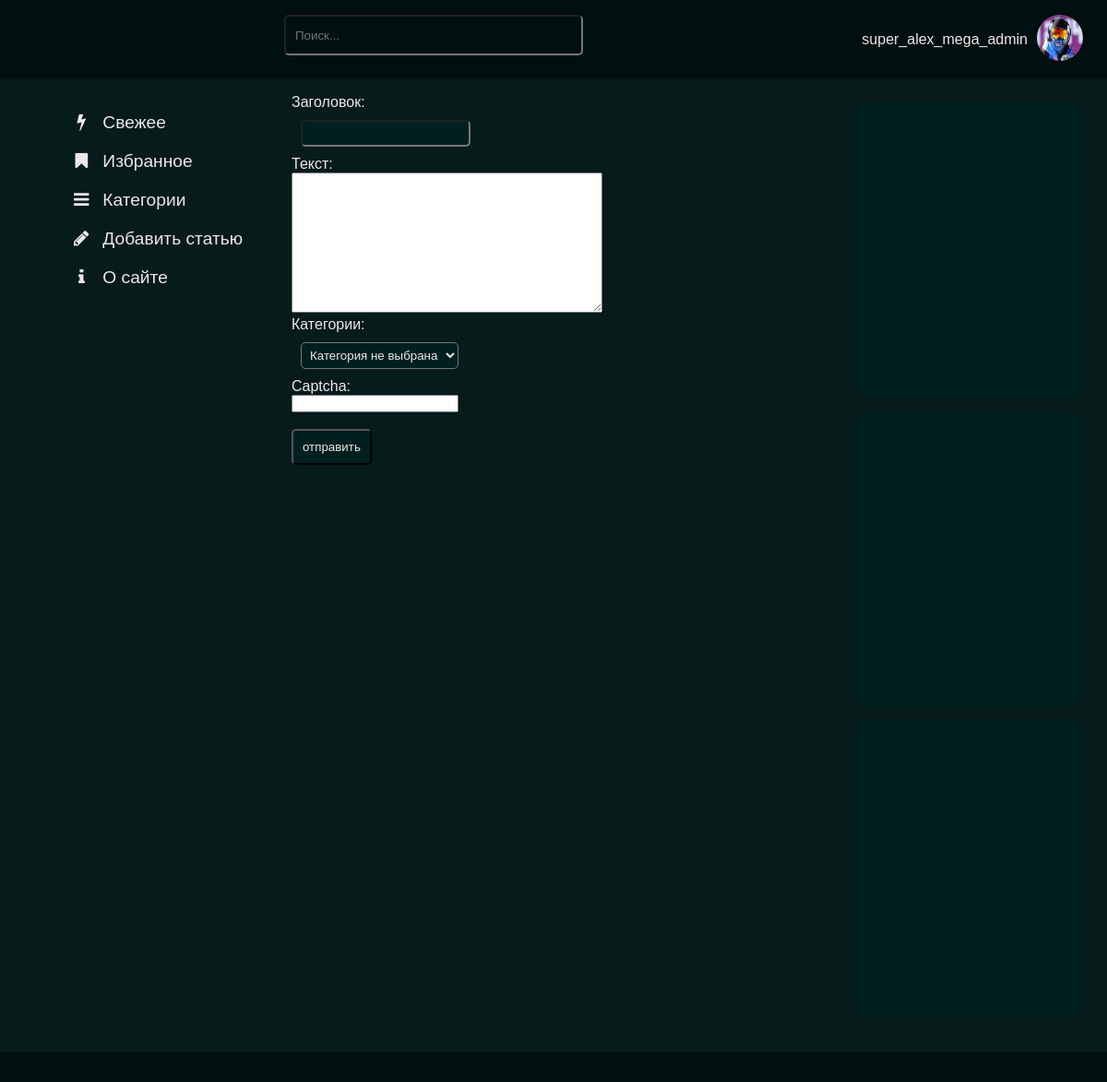
Screenshot of /add_post/ (signed in) with the database file from the repository.
### users/models.py (models this page shows)
class User(AbstractUser):
    photo = models.ImageField(upload_to="users/%Y/%m/%d/", blank=True, null=True, verbose_name="Фотография")
    date_birth = models.DateTimeField(blank=True, null=True, verbose_name="Дата рождения")
    specialization = models.CharField(max_length=255, verbose_name="Технологическая специализация")
    country_of_residence = models.CharField(max_length=255, verbose_name="Страна проживания")
    city_of_residence = models.CharField(max_length=255, verbose_name="Город проживания")
    website = models.CharField(max_length=255, verbose_name="Ссылка на сайт")
    github = models.CharField(max_length=255, verbose_name="Ссылка на профиль GitHub")
    education = models.CharField(max_length=255, verbose_name="Образование")
    employment_status = models.CharField(max_length=255,choices=EMPLOYMENTSTATUS, verbose_name="Трудовой статус")
    place_of_work = models.CharField(max_length=255, verbose_name="Место работы")
    work_experience = models.TextField(blank=True, verbose_name="Опишите опыт работы: где, сколько и кем работали")
    courses = models.TextField(blank=True, verbose_name="Перечислите курсы, которые проходили")
    skills = models.CharField(max_length=255, verbose_name="Перечислите через запятую hard и soft skills, которыми владете")
    about_me = models.TextField(blank=True, verbose_name="Расскажите о себе")
    hobby = models.CharField(max_length=255, verbose_name="Перечислите через запятую хобби, которыми увлекаетесь")
    publications = models.TextField(blank=True, verbose_name="Публикации")
    foreign_languages = models.ManyToManyField('ForeignLanguagesList', blank=True, related_name='foreign_languages', verbose_name="Перечислите через запятую языки, которыми владеете")

### articles/views.py (the view, shortened to what this page needs)
# urls.py: path('add_post/', views.AddPage.as_view(), name='add_post'),
class AddPage(LoginRequiredMixin, DataMixin, CreateView):
    form_class = AddPostForm
    template_name = 'articles/add_post.html'
    title_page = 'Добавление статьи'
    success_url = '/th_add_post'

### articles/forms.py
class AddPostForm(forms.ModelForm):
    cat = forms.ModelChoiceField(queryset=Category.objects.all(), empty_label="Категория не выбрана", label="Категории",
                                widget=forms.Select(attrs={'class': 'form-control'}))
    captcha = CaptchaField()
    class Meta:
        model = Article
        fields = ['title', 'content', 'cat',]
        widgets = {
            'title': forms.TextInput(attrs={'class': 'form-input'}),
        }

### articles/models.py (called while the page is built)
    def __str__(self):
        return self.name

### users/context_processors.py (called while the page is built)
def get_articles_context(request):
    return {'main_menu': menu,}

### articles/templates/articles/add_post.html (shortened to what this page needs)
{% extends 'base.html' %}
{% block content %}
<form method="post" enctype="multipart/form-data">
    {% for f in form %}
    <label class="#" for="{{ f.id_for_label }}">{{f.label}}:<br> </label>{{ f }}<br>
    {% endfor %}
<br>
    <p><button type="submit" class="submit_button">отправить</button></p>
</form>
{% endblock %}

### templates/base.html (shortened to what this page needs)
{% load static %}
<!DOCTYPE html>
<html lang="ru">
<head>
<link rel="stylesheet" href="{% static 'articles/css/font-awesome-4.7.0/css/font-awesome.min.css' %}">
<link type="text/css" href="{% static 'articles/css/style.css' %}" rel="stylesheet" />
<link type="text/css" href="{% static 'articles/css/prism.css' %}" rel="stylesheet" />
</head>
<body id="data">
<div class="holy-grail-grid">
<header class="header">
  <div class="user_block">
    <div class="user_name">
    {% if user.is_authenticated %}
      {{user.username}}
    {% else %}
      <a href="{% url 'users:login' %}">Войти</a><br>
      <a href="{% url 'users:register' %}">Регистрация</a>
    {% endif %}
    </div>
    <div class="user_photo">
        <div class="dropdown">
            <button class="dropbtn">
                {% if user.photo %}
                <p><img src="{{ user.photo.url }}">
                {% else %}
                <p><img src="{{ default_image }}">
              {% endif %}
            </button>
        </div>
    </div>
    </div>
    <form action="{% url 'search_results' %}" method="get">
        <input class="search_input" name="q" type="text" placeholder="Поиск...">
    </form>
</header>
<main class="main-content">
  {% block content %} {% endblock %}<br>
</main>
<section class="left-sidebar">
  <div class="menu">
  {% for m in main_menu %}
  {% url m.url_name as urlname %}
  {% if urlname == request.path %}
  <p><a href="{% url m.url_name %}"><i class="{{ m.class }}" aria-hidden="true"></i>&nbsp; {{m.title}}</a></p>
  {% else %}
  <p><a href="{% url m.url_name %}"><i class="{{ m.class }}" aria-hidden="true"></i>&nbsp; {{m.title}}</a></p>
  {% endif %}
  {% endfor %}
  </div>
</section>
<aside class="right-sidebar">
  <div class="last_comments" style="background-color: #002020; height: 300px; border-radius: 15px; padding: 10px; margin-bottom: 15px;"></div>
  <div class="last_comments" style="background-color: #002020; height: 300px; border-radius: 15px; padding: 10px; margin-bottom: 15px"></div>
  <div class="last_comments" style="background-color: #002020; height: 300px; border-radius: 15px; padding: 10px; margin-bottom: 15px"></div>
</aside>
<footer class="footer">
</footer>
</div>
</body>
</html>

### articles/static/articles/css/style.css (style rules this page uses)
* { margin: 0; padding: 0; color: rgb(238, 231, 231); font-family:sans-serif; font-style: normal; font-weight: normal; }
a { outline: none; text-decoration: none; }
.holy-grail-grid { display: grid; grid-template-areas: 'header' 'main-content' 'left-sidebar' 'right-sidebar' 'footer'; }
.holy-grail-grid>* { padding: 1rem; }
.holy-grail-grid>.header { left: 0; right: 0; top: 0; min-height: 50px; position: sticky; grid-area: header; background: #000f0f; z-index: 1000; }
.user_block { float: right; text-align: right; display: flex; align-items: center; margin-right: 10px; }
.user_name { float: left; margin-right: 10px; }
.user_photo { float: right; }
.user_photo img { width: 50px; height: 50px; border-radius: 25px; }
.dropbtn { background-color: #000f0f; border: none; }
.dropdown { position: relative; display: inline-block; }
.holy-grail-grid>.main-content { grid-area: main-content; background-color: #071B1B; }
.holy-grail-grid>.left-sidebar { background-color: #071B1B; grid-area: left-sidebar; }
.left-sidebar p { margin: 20px; }
.holy-grail-grid>.right-sidebar { background-color: #071B1B; grid-area: right-sidebar; padding: 25px; }
.holy-grail-grid>.footer { grid-area: footer; background: #000f0f; }
.form-input { background-color: #002020; border-radius: 5px; margin: 10px; padding: 5px; width:30%; }
.form-control { background-color: #002020; border-radius: 5px; margin: 10px; padding: 5px; }
.search_input { background-color: #000f0f; border-radius: 5px; float: left; width: 300px; height: 20px; margin-left: 25%; padding: 10px; display: block; }
.submit_button { padding: 10px; background-color: #002020; border-radius: 5px; }
@media (min-width:320px) { .holy-grail-grid { grid-template-columns: 1fr 1fr; grid-template-areas: 'header header' 'left-sidebar left-sidebar' 'main-content main-content' 'right-sidebar right-sidebar' 'footer footer'; } }
@media (min-width:768px) { .holy-grail-grid { grid-template-columns: 1fr 1fr; grid-template-areas: 'header header' 'left-sidebar left-sidebar' 'main-content main-content' 'right-sidebar right-sidebar' 'footer footer'; } }
@media (min-width:1024px) { .holy-grail-grid { grid-template-columns: repeat(4, 1fr); grid-template-areas: 'header header header header' 'left-sidebar main-content main-content right-sidebar' 'footer footer footer footer'; } }
@media (min-width:1024px) { .menu { position: fixed; margin-left: 40px; } }
@media (min-width:1024px) { .menu a { font-size: larger; } }

### rows the page displays
User: username "super_alex_mega_admin", photo (picture)

### other values shown
{{ f.label }} "Заголовок" "Текст" "Категории" "Captcha"
{{ m.title }} "Свежее" "Избранное" "Категории" "О сайте"
{{ m.title }} "Добавить статью"
